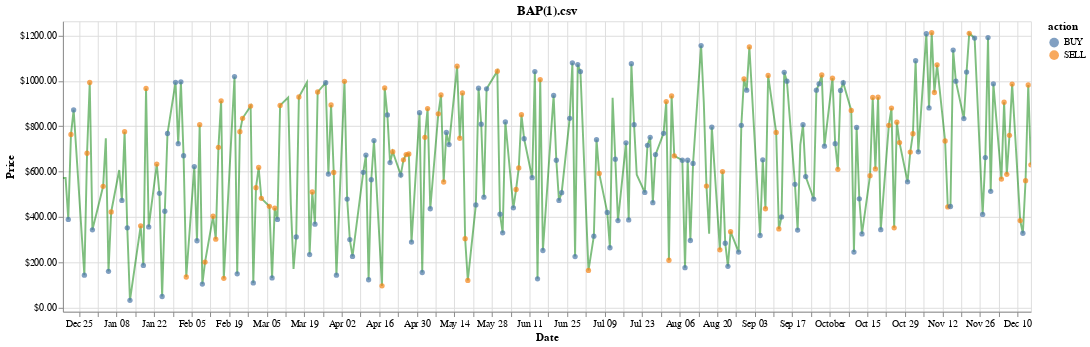

Notebook source saved alongside this figure:
### Code cell
chart = visualize(df, history, title=test_stock)
chart

### Figure 1 — Vega-Lite specification as saved in the notebook (floating-point values rounded to 4 significant figures; data arrays with more than 128 entries replaced by an {"elided": "..."} marker saying what was removed)
{"config": {"view": {"continuousWidth": 300, "continuousHeight": 300}}, "layer": [{"mark": {"type": "line", "color": "green", "opacity": 0.5}, "encoding": {"x": {"field": "date", "type": "temporal"}, "y": {"axis": {"format": "$.2f", "title": "Price"}, "field": "position", "scale": {"clamp": true, "domain": [-18, 1263]}, "type": "quantitative"}}, "name": "view_5"}, {"mark": {"type": "point", "filled": true}, "encoding": {"color": {"field": "action", "type": "nominal"}, "x": {"axis": {"title": "Date"}, "field": "date", "type": "temporal"}, "y": {"axis": {"format": "$.2f", "title": "Price"}, "field": "position", "scale": {"clamp": true, "domain": [-18, 1263]}, "type": "quantitative"}}, "name": "view_6", "transform": [{"filter": "(datum.action !== 'HOLD')"}]}], "data": {"name": "data-acd55fb445cd93d6c01d7fe4cc6f0bf0"}, "height": 300, "params": [{"name": "param_5", "select": {"type": "interval", "encodings": ["x"]}, "bind": "scales", "views": ["view_5"]}, {"name": "param_6", "select": {"type": "interval", "encodings": ["x"]}, "bind": "scales", "views": ["view_6"]}], "title": "BAP(1).csv", "width": 1000, "$schema": "https://vega.github.io/schema/vega-lite/v5.16.3.json", "datasets": {"data-acd55fb445cd93d6c01d7fe4cc6f0bf0": {"elided": "250 records"}}}
